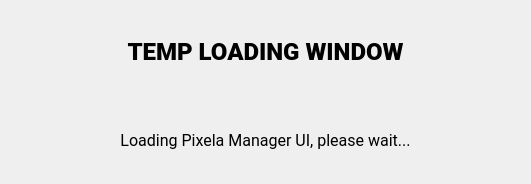
<?xml version="1.0" encoding="UTF-8"?>
<ui version="4.0">
 <class>Form</class>
 <widget class="QWidget" name="Form">
  <property name="geometry">
   <rect>
    <x>0</x>
    <y>0</y>
    <width>531</width>
    <height>184</height>
   </rect>
  </property>
  <property name="windowTitle">
   <string>Form</string>
  </property>
  <widget class="QWidget" name="">
   <property name="geometry">
    <rect>
     <x>20</x>
     <y>10</y>
     <width>491</width>
     <height>171</height>
    </rect>
   </property>
   <layout class="QVBoxLayout" name="verticalLayout">
    <item>
     <widget class="QLabel" name="label">
      <property name="font">
       <font>
        <family>Roboto Black</family>
        <pointsize>18</pointsize>
        <bold>true</bold>
       </font>
      </property>
      <property name="text">
       <string>TEMP LOADING WINDOW</string>
      </property>
      <property name="alignment">
       <set>Qt::AlignCenter</set>
      </property>
     </widget>
    </item>
    <item>
     <widget class="QLabel" name="label_2">
      <property name="font">
       <font>
        <family>Roboto</family>
        <pointsize>12</pointsize>
       </font>
      </property>
      <property name="frameShadow">
       <enum>QFrame::Sunken</enum>
      </property>
      <property name="text">
       <string>Loading Pixela Manager UI, please wait...</string>
      </property>
      <property name="pixmap">
       <pixmap>loading_spinner.gif</pixmap>
      </property>
      <property name="alignment">
       <set>Qt::AlignCenter</set>
      </property>
     </widget>
    </item>
   </layout>
  </widget>
 </widget>
 <resources/>
 <connections/>
</ui>
